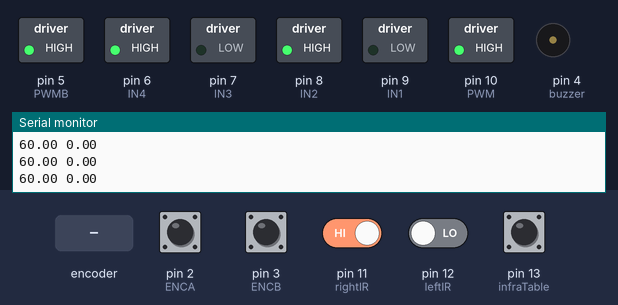
This sketch was run on a simulated Arduino Uno, built with avr-gcc and run on an emulated ATmega328P. Shown: switched loads named in the sketch (green lamp = pin HIGH), buzzer (waves = sounding, pin HIGH), the last lines printed to the serial monitor. The inputs (shaded band) are chosen by the test bench; at power-on: pin 2 (ENCA), pin 3 (ENCB), pin 11 (rightIR), pin 13 (infraTable) HIGH, pin 12 (leftIR) LOW.

Above: at 0.1 s.
At 1.2 s:
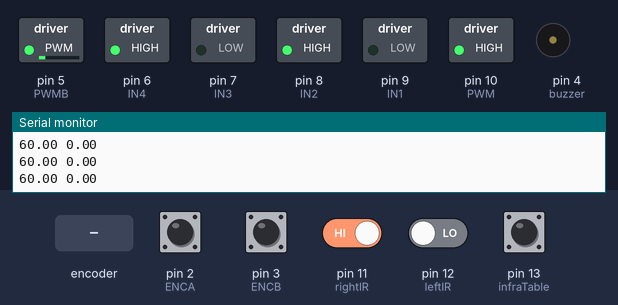
1.3 s: rotary encoder on pin 2 (ENCA) / pin 3 (ENCB) turned 1 step (first pin leading)
At 6.89 s:
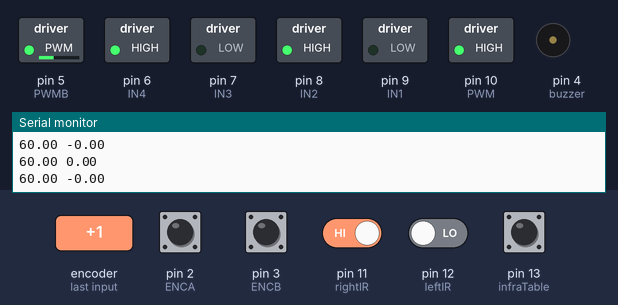
Timing chart, 0 to 16.8 s (numbered marks = the images above; inputs shaded):
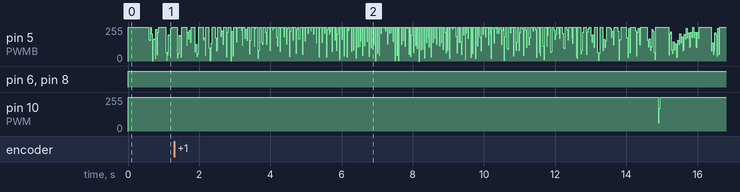

The sketch:

compined_wheels_2__1_.ino
```cpp
// Pins
#define ENCA 2
#define ENCB 3
#define PWM 10
#define IN1 9
#define IN2 8
#define PWMB 5
#define IN3 7
#define IN4 6
#define ENCA2 19
#define ENCB2 18
// IR line follower pins
int leftIR = 12;
//int middleIR = 3;
int rightIR = 11;
int infraTable = 13;

//Ultrasonic 1 pins
int trig1 = A1;
int echo1 = A2;

//Ultrasonic 2 pins
int trig2 = A3;
int echo2 = A4;

int buzzer = 4;

long prevT = 0;
int posPrev = 0;

// used in an interrupt
volatile int pos_i = 0;
volatile float velocity_i = 0;
volatile long prevT_i = 0;

float v1Filt = 0;
float v1Prev = 0;

float eintegral = 0;

volatile int pos_i_2 = 0;
volatile float velocity_i_2 = 0;
volatile long prevT_i_2 = 0;

float v1Filt_2 = 0;
float v1Prev_2 = 0;

float eintegral_2 = 0;

void setup() {
  Serial.begin(9600);

  pinMode(ENCA,INPUT);
  pinMode(ENCB,INPUT);
  pinMode(ENCA2,INPUT);
  pinMode(ENCB2,INPUT);
  pinMode(PWM,OUTPUT);
  pinMode(IN1,OUTPUT);
  pinMode(IN2,OUTPUT);
   pinMode(PWMB,OUTPUT);
  pinMode(IN3,OUTPUT);
  pinMode(IN4,OUTPUT);
  attachInterrupt(digitalPinToInterrupt(ENCA),
                  readEncoder,RISING);
  attachInterrupt(digitalPinToInterrupt(ENCA2),
                  readEncoder_2,RISING);
  // Set IR line follower pins as inputs
  pinMode(leftIR, INPUT);
 // pinMode(middleIR, INPUT);
  pinMode(rightIR, INPUT);
  pinMode(infraTable, INPUT);
 // Ultrasonic 1 pins
  pinMode(trig1, OUTPUT);
  pinMode(echo1, INPUT);
  // Ultrasonic 2 pins
  pinMode(trig2, OUTPUT);
  pinMode(echo2, INPUT);
  pinMode(buzzer, OUTPUT);
  Serial.begin(9600);
}

void loop() {

  // read the position and velocity
  int pos = 0;
  float velocity2 = 0;
  noInterrupts(); // disable interrupts temporarily while reading
  pos = pos_i;
  velocity2 = velocity_i;
  interrupts(); // turn interrupts back on


  // Compute velocity with method 1
  long currT = micros();
  float deltaT = ((float) (currT-prevT))/1.0e6;
  float velocity1 = (pos - posPrev)/deltaT;
  posPrev = pos;
  prevT = currT;

  int pos_2 = 0;
  int posPrev_2 = 0;
  int prevT_2 = 0;
  float velocity2_2 = 0;
  noInterrupts(); // disable interrupts temporarily while reading
  pos_2 = pos_i_2;
  velocity2_2 = velocity_i_2;
  interrupts(); // turn interrupts back on

  // Compute velocity with method 1
  long currT_2 = micros();
  float deltaT2 = ((float) (currT_2-prevT_2))/1.0e6;
  float velocity1_2 = (pos_2 - posPrev_2)/deltaT2;
  posPrev_2 = pos_2;
  prevT_2 = currT_2;

  // Convert count/s to RPM
  float v1 = velocity1/770.0*60.0;


  // Low-pass filter (25 Hz cutoff)
  v1Filt = 0.854*v1Filt + 0.0728*v1 + 0.0728*v1Prev;
  v1Prev = v1;

  // Convert count/s to RPM
  float v1_2 = velocity1_2/770.0*60.0;


  // Low-pass filter (25 Hz cutoff)
  v1Filt_2 = 0.854*v1Filt_2 + 0.0728*v1_2 + 0.0728*v1Prev_2;
  v1Prev_2 = v1_2;

  // Set a target
  float vt = 60;
  float vt_2 = 60;
  // Compute the control signal u
  float kp = 50;
  float ki = 70;
  float e = vt-v1Filt;
  eintegral = eintegral + e*deltaT;

  // Compute the control signal u
  float kp_2 = 50;
  float ki_2 = 70;
  float e_2 = vt_2-v1Filt_2;
  eintegral_2 = eintegral_2 + e_2*deltaT2;
  float u = kp*e + ki*eintegral;
  float u_2 = kp_2*e_2 + ki_2*eintegral_2;
  // Set the motor speed and direction
  int dir = 1;
 if (u<0){
    dir =1;
  }
  int pwr = (int) fabs(u);
  if(pwr > 255){
    pwr = 255;
  }
  int pwr_2 = (int) fabs(u_2);
  if(pwr_2 > 255){
    pwr_2 = 255;
  }
  setMotor(dir,pwr,PWM,IN1,IN2);
  setMotor(dir,pwr_2,PWMB,IN3,IN4);

  Serial.print(vt);
  Serial.print(" ");
  Serial.print(v1Filt);
  Serial.println();
  delay(1);
  Serial.print(vt_2);
  Serial.print(" ");
  Serial.print(v1Filt_2);
  Serial.println();
  delay(1);

   int leftSensor = digitalRead(leftIR);
  //int middleSensor = digitalRead(middleIR);
  int rightSensor = digitalRead(rightIR);
  int tableIR = digitalRead(infraTable);
 if (Serial.available()) {
    char commandpre = Serial.read();
    char commandcurr = '0';
  if (commandcurr != commandpre)
{
  commandcurr = commandpre;
}
if(commandcurr == '0')
{
 if (checkdistance1() > 20 && checkdistance2() > 20  ) {
  // All sensors on white surface
  if (leftSensor == HIGH && rightSensor == HIGH) {
    // Move forward
    digitalWrite(IN1, HIGH);
    digitalWrite(IN2, LOW);
    analogWrite(PWM, pwr);

  digitalWrite(IN3, HIGH);
  digitalWrite(IN4, LOW);
  analogWrite(PWMB, pwr_2);
  }

  // Left sensor on black line
  else if (leftSensor == LOW && rightSensor == HIGH && tableIR == HIGH) {
    // Turn left
    digitalWrite(IN1, HIGH);
  digitalWrite(IN2, LOW);
  analogWrite(PWM, pwr);

  digitalWrite(IN3, HIGH);
  digitalWrite(IN4, LOW);
  analogWrite(PWMB, 0);
  }
  // Right sensor on black line

  else if (rightSensor == LOW && leftSensor == HIGH && tableIR == HIGH) {
    // Turn right
       digitalWrite(IN1, HIGH);
  digitalWrite(IN2, LOW);
  analogWrite(PWM, 0);

  digitalWrite(IN3, HIGH);
  digitalWrite(IN4, LOW);
  analogWrite(PWMB, pwr_2);
  }
else if (rightSensor == LOW && leftSensor == LOW && tableIR == HIGH)
 {
     digitalWrite(IN1, LOW);
  digitalWrite(IN2, LOW);
  digitalWrite(PWM, LOW);

  digitalWrite(IN3, LOW);
  digitalWrite(IN4, LOW);
  digitalWrite(PWMB,LOW);
    }
   else if (tableIR == LOW && rightSensor == LOW && leftSensor == LOW)
{
      // Move forward
    digitalWrite(IN1, HIGH);
    digitalWrite(IN2, LOW);
    analogWrite(PWM, pwr);

  digitalWrite(IN3, HIGH);
  digitalWrite(IN4, LOW);
  analogWrite(PWMB, pwr_2);
}
}
}
else if (commandcurr == '1' || commandcurr == '2' || commandcurr == '3')
{
  digitalWrite(IN1, LOW);
  digitalWrite(IN2, LOW);
  digitalWrite(PWM, LOW);

  digitalWrite(IN3, LOW);
  digitalWrite(IN4, LOW);
  digitalWrite(PWMB,LOW);
}
else {
  digitalWrite(IN1, LOW);
  digitalWrite(IN2, LOW);
  digitalWrite(PWM, LOW);

  digitalWrite(IN3, LOW);
  digitalWrite(IN4, LOW);
  digitalWrite(PWMB,LOW);

 tone(buzzer, 1000); // Send 1KHz sound signal...
  delay(1000);        // ...for 1 sec
  noTone(buzzer);     // Stop sound...
  delay(1000);        // ...for 1sec
 }
 }
}

void setMotor(int dir, int pwmVal, int pwm, int in1, int in2){
  analogWrite(pwm,pwmVal); // Motor speed
  if(dir == -1){
    // Turn one way
    digitalWrite(in1,HIGH);
    digitalWrite(in2,LOW);
  }
  else if(dir == 1){
    // Turn the other way
    digitalWrite(in1,LOW);
    digitalWrite(in2,HIGH);
  }
  else{
    // Or dont turn
    digitalWrite(in1,LOW);
    digitalWrite(in2,LOW);
  }
}

void readEncoder(){
  // Read encoder B when ENCA rises
  int b = digitalRead(ENCB);
  int increment = 0;
  if(b>0){
    // If B is high, increment forward
    increment = 1;
  }
  else{
    // Otherwise, increment backward
    increment = -1;
  }
  pos_i = pos_i + increment;
}

void readEncoder_2(){
  // Read encoder B when ENCA rises
  int b = digitalRead(ENCB2);
  int increment = 0;
  if(b>0){
    // If B is high, increment forward
    increment = 1;
  }
  else{
    // Otherwise, increment backward
    increment = -1;
  }
  pos_i_2 = pos_i_2 + increment;
}


// Check Distance of Ultrasonic 1
float checkdistance1() {
  digitalWrite(trig1, LOW);
  delayMicroseconds(2);
  digitalWrite(trig1, HIGH);
  delayMicroseconds(10);
  digitalWrite(trig1, LOW);
  float distance = pulseIn(echo1, HIGH) / 58.00;
  delay(10);
  return distance;
}

// Check Distnace of Ultrasonic 2
float checkdistance2() {
  digitalWrite(trig2, LOW);
  delayMicroseconds(2);
  digitalWrite(trig2, HIGH);
  delayMicroseconds(10);
  digitalWrite(trig2, LOW);
  float distance = pulseIn(echo2, HIGH) / 58.00;
  delay(10);
  return distance;
}
```
